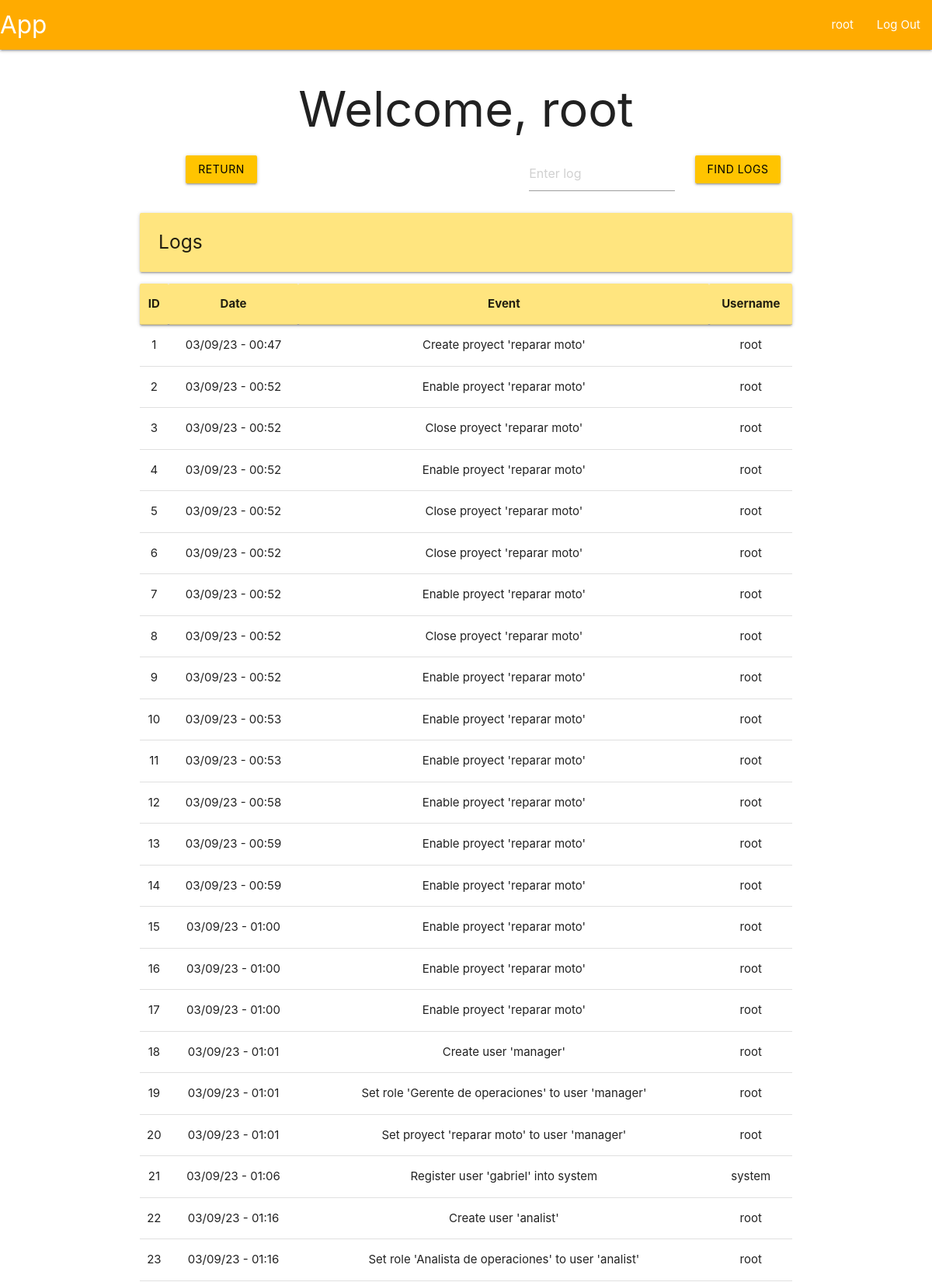
The app's page /logger (signed in, upper part) with its own data.
### tables this page shows
CREATE TABLE user (
    id INTEGER PRIMARY KEY AUTOINCREMENT,
    username TEXT UNIQUE NOT NULL,
    firstname TEXT NOT NULL,
    secondname TEXT NOT NULL,
    password TEXT NOT NULL,
    roleId INTEGER,
    proyId INTEGER,
    auth INTEGER,

    FOREIGN KEY (roleId) REFERENCES roles(id),
    FOREIGN KEY (proyId) REFERENCES proyect(id)
);

CREATE TABLE logger (
    id INTEGER PRIMARY KEY AUTOINCREMENT,
    event TEXT NOT NULL,
    date TEXT NOT NULL,
    user TEXT NOT NULL
);

### app/logger.py (the view, shortened to what this page needs)
@bp.route('/logger', methods=('POST', 'GET'))
@login_required
def logger_index():
    db = get_db()
    logs = db.execute(
        'SELECT * FROM logger'
    ).fetchall()
    if g.user['roleId'] != 1:
        logs = db.execute(
            'SELECT * FROM logger WHERE user = ?',
            (g.user['username'],)
        ).fetchall()
    return render_template('index/logger/loggerIndex.html', logs = utilities.dataForLoggerTable(logs))

### app/auth.py (called while the page is built)
@bp.before_app_request
def load_logged_in_user():
    user_id = session.get('user_id')
    if user_id is None:
        g.user = None
    else:
        g.user = get_db().execute(
            "SELECT * FROM user WHERE id = ?",
            (user_id,)
        ).fetchone()

def login_required(view):
    @functools.wraps(view)
    def wrapped_view(**kwargs):
        if g.user is None:
            return redirect(url_for('auth.login'))
        return view(**kwargs)
    return wrapped_view

### app/db.py (called while the page is built)
def get_db():
    if 'db' not in g:
        g.db = sqlite3.connect(
            current_app.config['DATABASE'],
            detect_types = sqlite3.PARSE_DECLTYPES
        )
        g.db.row_factory = sqlite3.Row
    return g.db

### app/utilities.py (called while the page is built)
def dataForLoggerTable(logs):
    data = []
    for log in logs:
        data.append(
            {
                'id': log['id'],
                'date': log['date'],
                'event': log['event'],
                'user': log['user']
            }
        )
    return data

### app/templates/index/logger/loggerIndex.html
{% extends 'base.html' %}
{% block header %}
  <h1> {% block title %}Welcome, {{ g.user['username'] }} {% endblock %}</h1>
{% endblock %}
{% block content %}
<div class="row">
  <form method="POST">
    <div class="col s3">
      <input class="btn waves-effect waves-ligth amber accent-3 black-text" name="return" type="submit" value="Return">
    </div>
  </form>
  <form method="POST">
    <div class="col s3 offset-s4">
      <input placeholder="Enter log" name="find-log" id="log">
    </div>
    <div class="col s2">
      <input class="btn waves-effect waves-ligth amber accent-3 black-text" type="submit" value="Find logs">
    </div>
  </form>
</div>
<div class="left-align">
  <h5 class="card-panel amber accent-1">Logs</h5>
</div>
<table class="centered">
  <thead class="card-panel amber accent-1">
    <tr>
      <th>ID</th>
      <th>Date</th>
      <th>Event</th>
      <th>Username</th>
    </tr>
  </thead>
  <tbody>
    {% for log in logs %}
      <tr>
        <td>{{ log['id'] }}</td>
        <td>{{ log['date'] }}</td>
        <td>{{ log['event'] }}</td>
        <td>{{ log['user'] }}</td>
       </tr>
     {% endfor %}
  </tbody>
</table>
{% endblock %}

### app/templates/base.html (shortened to what this page needs)
<!DOCTYPE html>
<link rel="stylesheet" href="{{ url_for('static', filename='materialize.css') }}">
<link rel="stylesheet" href="{{ url_for('static', filename='style.css') }}">
<nav>
    <div class="nav-wrapper amber accent-4">
      <a href="#" class="brand-logo">App</a>
      <ul class="right hide-n black-text text-black">
        {% if g.user %}
            <li><a href="{{ url_for('user.profile')}}">{{ g.user['username'] }}</span></a>
            <li><a href="{{ url_for('auth.logout') }}">Log Out</a>
        {% else %}
            <li><a href="{{ url_for('auth.register') }}">Register</a>
            <li><a href="{{ url_for('auth.login') }}">Log In</a>
        {% endif %}
      </ul>
    </div>
</nav>
<section class="content container center-align">
    <header>
        {% block header %}{% endblock %}
    </header>
    {% block content %}{% endblock %}
</section>

### records on screen
user: user.username "root"
logger: id "1", date "03/09/23 - 00:47", event "Create proyect 'reparar moto'", user "root"
logger: id "2", date "03/09/23 - 00:52", event "Enable proyect 'reparar moto'", user "root"
logger: id "3", date "03/09/23 - 00:52", event "Close proyect 'reparar moto'", user "root"
logger: id "4", date "03/09/23 - 00:52", event "Enable proyect 'reparar moto'", user "root"
logger: id "5", date "03/09/23 - 00:52", event "Close proyect 'reparar moto'", user "root"
logger: id "6", date "03/09/23 - 00:52", event "Close proyect 'reparar moto'", user "root"
logger: id "7", date "03/09/23 - 00:52", event "Enable proyect 'reparar moto'", user "root"
logger: id "8", date "03/09/23 - 00:52", event "Close proyect 'reparar moto'", user "root"
logger: id "9", date "03/09/23 - 00:52", event "Enable proyect 'reparar moto'", user "root"
logger: id "10", date "03/09/23 - 00:53", event "Enable proyect 'reparar moto'", user "root"
logger: id "11", date "03/09/23 - 00:53", event "Enable proyect 'reparar moto'", user "root"
logger: id "12", date "03/09/23 - 00:58", event "Enable proyect 'reparar moto'", user "root"
logger: id "13", date "03/09/23 - 00:59", event "Enable proyect 'reparar moto'", user "root"
logger: id "14", date "03/09/23 - 00:59", event "Enable proyect 'reparar moto'", user "root"
logger: id "15", date "03/09/23 - 01:00", event "Enable proyect 'reparar moto'", user "root"
logger: id "16", date "03/09/23 - 01:00", event "Enable proyect 'reparar moto'", user "root"
logger: id "17", date "03/09/23 - 01:00", event "Enable proyect 'reparar moto'", user "root"
logger: id "18", date "03/09/23 - 01:01", event "Create user 'manager'", user "root"
logger: id "19", date "03/09/23 - 01:01", event "Set role 'Gerente de operaciones' to user 'manager'", user "root"
logger: id "20", date "03/09/23 - 01:01", event "Set proyect 'reparar moto' to user 'manager'", user "root"
logger: id "21", date "03/09/23 - 01:06", event "Register user 'gabriel' into system", user "system"
logger: id "22", date "03/09/23 - 01:16", event "Create user 'analist'", user "root"
logger: id "23", date "03/09/23 - 01:16", event "Set role 'Analista de operaciones' to user 'analist'", user "root"
